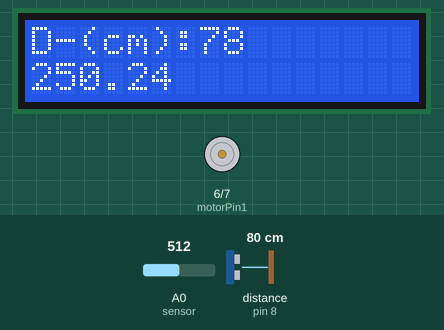
This sketch was run on a simulated Arduino Uno, built with avr-gcc and run on an emulated ATmega328P. Parts: 16×2 character LCD, motor-driver pin pairs drawn as motors (green arrow = first pin HIGH = forward, orange = second pin HIGH = backward, longer = more drive). Wiring (inferred from the names in the program): ultrasonic range finder: trigger pin 9; echo pin 8. The inputs (shaded band) are chosen by the test bench; at power-on: distance to the obstacle (sensor on pin 8) 80 cm, A0 (sensor) = 512. The echo pulse lasts 58.3 µs per cm.

Above: at 1.2 s.
1.3 s: distance to the obstacle (sensor on pin 8) set to 2 cm
At 3.6 s:
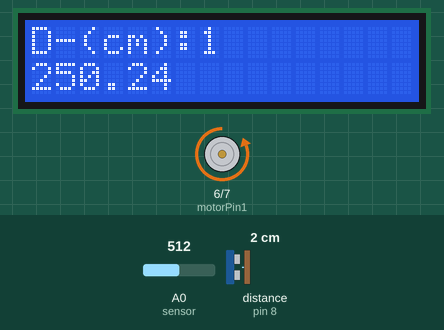
3.9 s: A0 (sensor) set to 716
At 6.1 s:
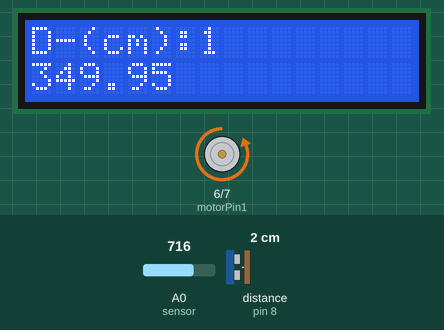
6.4 s: distance to the obstacle (sensor on pin 8) set to 4 cm
At 8.4 s:
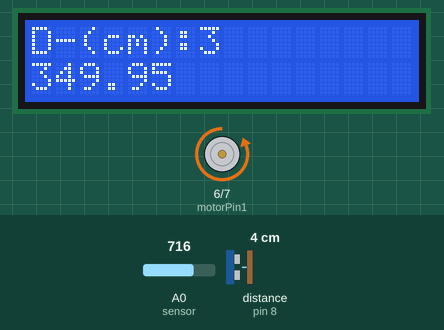
8.8 s: A0 (sensor) set to 900
At 10.7 s:
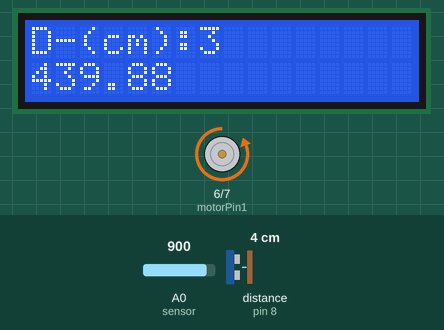
11.2 s: distance to the obstacle (sensor on pin 8) set to 9 cm
At 13.1 s:
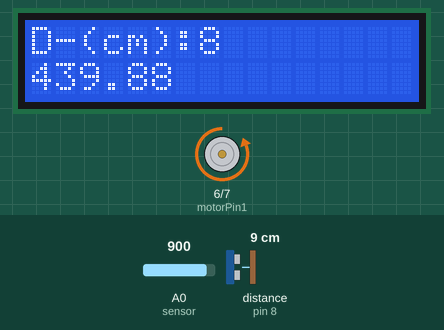
13.6 s: A0 (sensor) set to 1023
At 15.4 s:
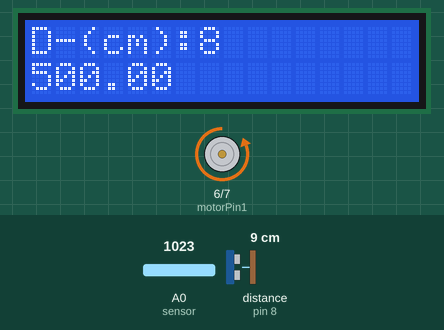
Timing chart, 0 to 16.9 s (numbered marks = the images above; inputs shaded):
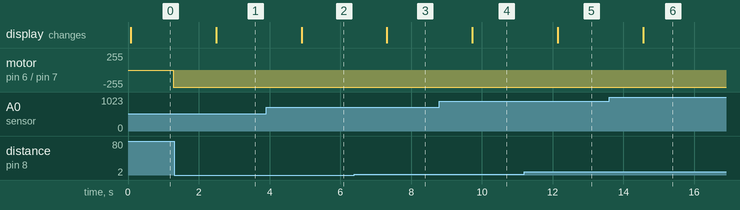

Measured:
- after the input at 1.3 s, the display: changes after 1.2 s (image 1)
- after the input at 3.9 s, the display: changes after 1.0 s (image 2)
- after the input at 6.4 s, the display: changes after 0.92 s (image 3)
- after the input at 8.8 s, the display: changes after 0.93 s (image 4)
- after the input at 11.2 s, the display: changes after 0.95 s (image 5)
- after the input at 13.6 s, the display: changes after 0.96 s (image 6)

The sketch:

Team5_ard.ino
```cpp
#include<LiquidCrystal.h>
LiquidCrystal lcd(0,1,2,3,4,5);
int sensor =A0;
float tempc;
float temp;
int motorPin1=6;
int motorPin2=7;
int trigPin=9;
int echoPin=8;
long duration;
long distance;

void setup()
{
  pinMode(motorPin1,OUTPUT);
  pinMode(motorPin2,OUTPUT);
  pinMode(sensor,INPUT);
  pinMode(trigPin,OUTPUT);
  pinMode(echoPin,INPUT);
  lcd.begin(16,2);
}

void loop()
{
  digitalWrite(trigPin,LOW);
  delayMicroseconds(2);
  digitalWrite(trigPin,HIGH);
  delayMicroseconds(10);
  digitalWrite(trigPin,LOW);
        duration=pulseIn(echoPin,HIGH);
        temp=analogRead(sensor);
        tempc=(temp*500)/1023;
       distance=duration*0.034/2;
      lcd.setCursor(0,0);
      lcd.clear();
      lcd.print("D-(cm):");
      lcd.print(distance);
      lcd.setCursor(0,1);
      lcd.print(tempc);
       delay(200);
        digitalWrite(trigPin,LOW);
        delayMicroseconds(2);
        digitalWrite(trigPin,HIGH);
        delayMicroseconds(10);
        digitalWrite(trigPin,LOW);
        duration=pulseIn(echoPin,HIGH);
        distance=duration*0.034/2;
        delay(1000);

  if(tempc<=25||distance>=200)
  {
    digitalWrite(motorPin1,LOW);
    digitalWrite(motorPin2,LOW);
  }
   else
   digitalWrite(motorPin1,LOW);
   digitalWrite(motorPin2,HIGH);
}
```
